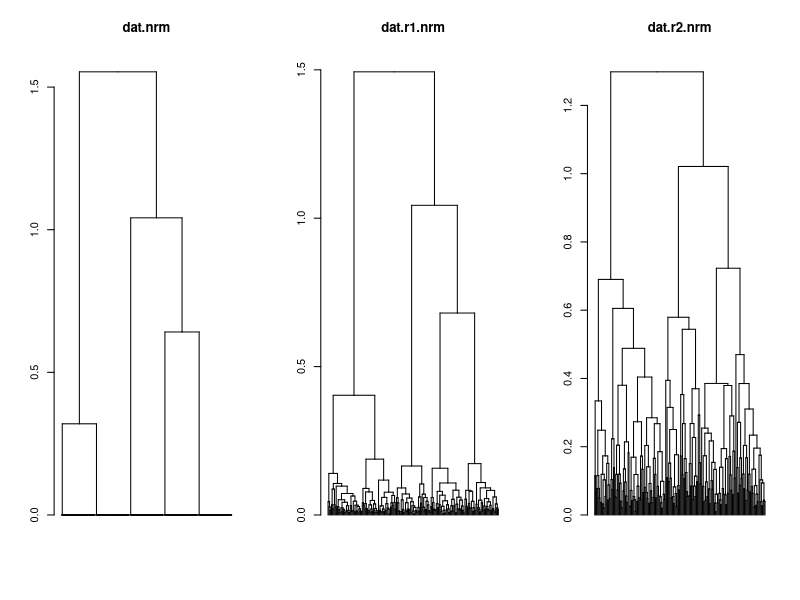
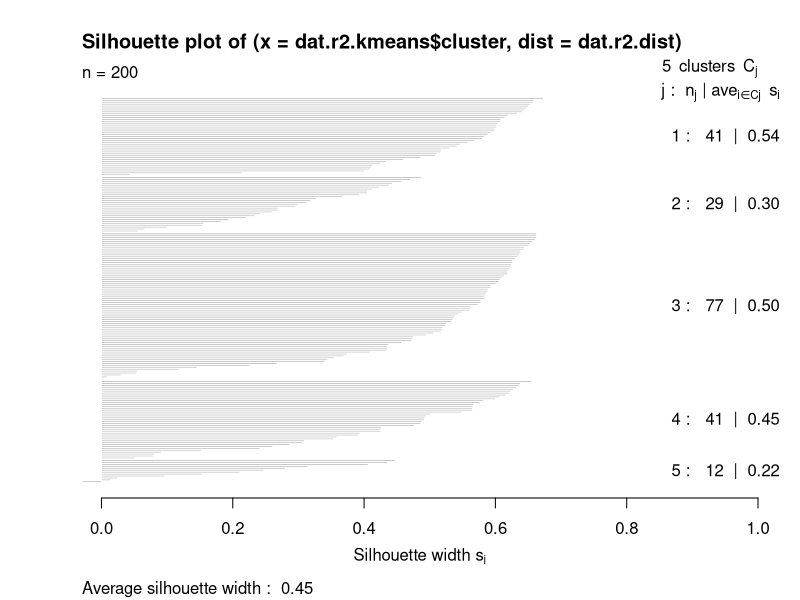
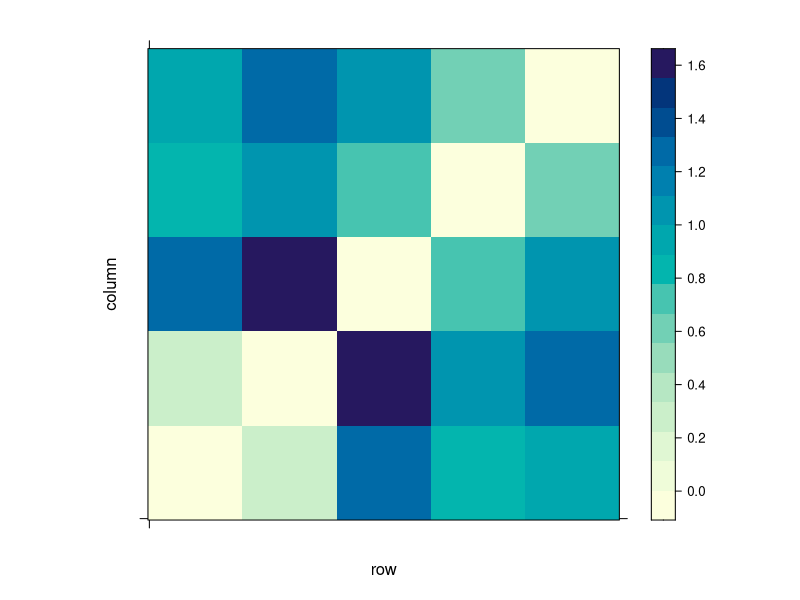
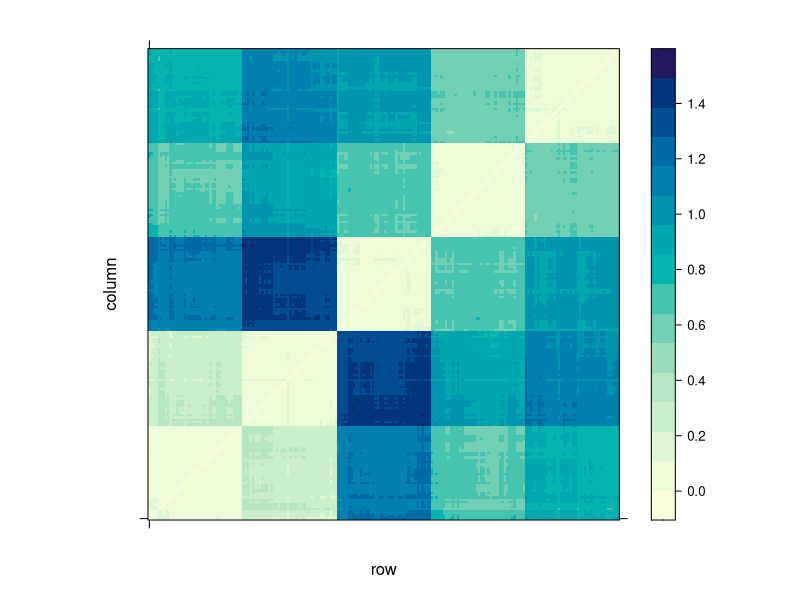
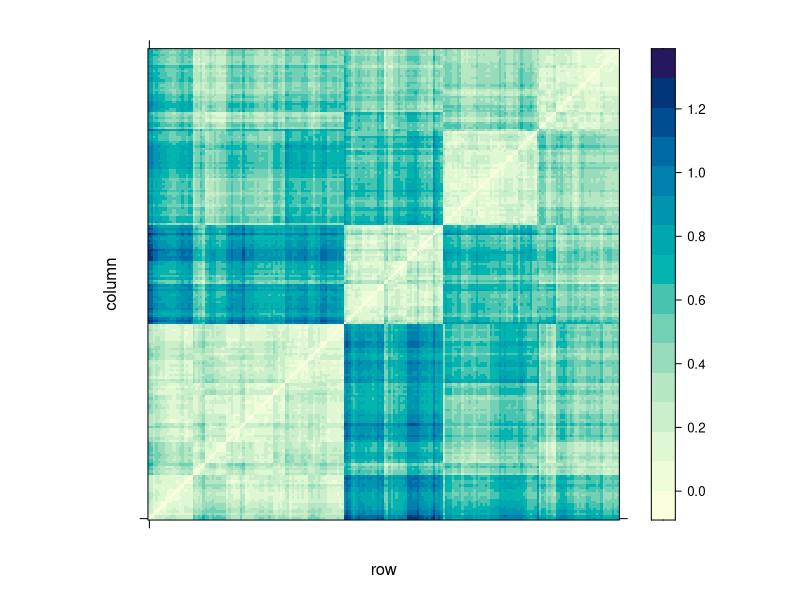
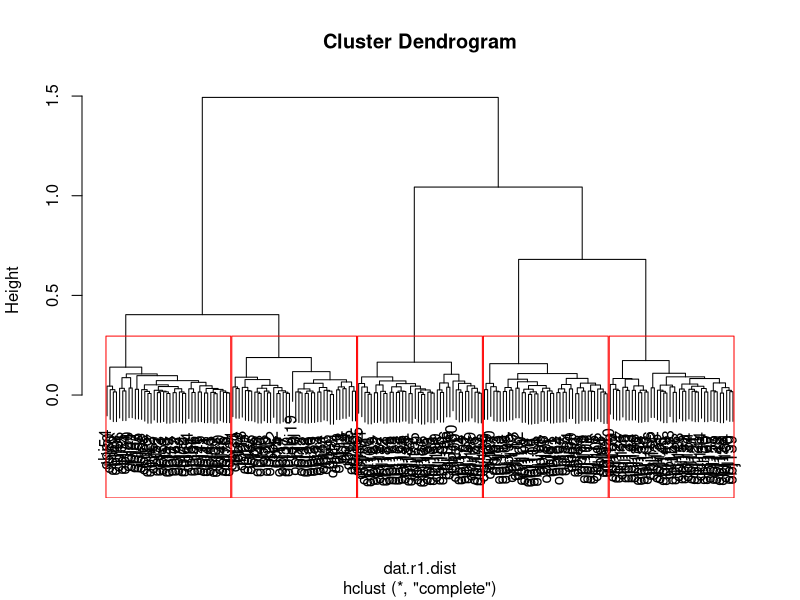

The R script that drew these images, in order:
## ---- chunk 1
library(RANN)

a <- c(rep(2,40), rep(6,40), rep(12,40), rep(19,40), rep(26,40))
b <- c(rep(3,40), rep(6,40), rep(14,120))
c <- c(rep(12,80), rep(18,40), rep(2,40), rep(30,40))
a.r1 <- a + rnorm(200, 0, 0.5)
b.r1 <- b + rnorm(200, 0, 0.5)
c.r1 <- c + rnorm(200, 0, 0.5)
a.r2 <- a + rnorm(200, 0, 3)
b.r2 <- b + rnorm(200, 0, 3)
c.r2 <- c + rnorm(200, 0, 4)
dat.clase <- c(rep("a",40), rep("b",40), rep("c",40), rep("d", 40),rep("e",40))

# aleatorizamos el orden de los registros (para hacerlos parecer más "reales", no es necesario)
randord <- sample(1:200, 200)
# dat es la matriz original:
dat <- as.matrix(cbind(a,b,c))
row.names(dat) <- paste0("obj", 1:200)
dat <- dat[randord,]

# dat.r1 es la matriz con ruido:
dat.r1 <- as.matrix(cbind(a.r1, b.r1, c.r1))
row.names(dat.r1) <- paste0("obj", 1:200)
dat.r1 <- dat.r1[randord,]

# dat.r2 es la matriz con más ruido:
dat.r2 <- as.matrix(cbind(a.r2, b.r2, c.r2))
row.names(dat.r2) <- paste0("obj", 1:200)
dat.r2 <- dat.r2[randord,]

# ordenamos las etiquetas de clase
dat.clase <- dat.clase[randord]

# Escalamos todos los datos entre 0 y 1 para simplificar los pasos que siguen
esc01 <- function(x) { (x - min(x)) / (max(x) - min(x))}
dat.nrm <- apply(dat, 2, esc01)
dat.r1.nrm <- apply(dat.r1, 2, esc01)
dat.r2.nrm <- apply(dat.r2, 2, esc01)

dat.nrm.dist <- dist(dat.nrm)
dat.clus <- hclust(dat.nrm.dist)
dat.r1.dist <- dist(dat.r1.nrm)
dat.r1.clus <- hclust(dat.r1.dist)
dat.r2.dist <- dist(dat.r2.nrm)
dat.r2.clus <- hclust(dat.r2.dist)

par(mfrow=c(1,3))
plot( as.dendrogram( dat.clus ), leaflab="none", main="dat.nrm")
plot( as.dendrogram( dat.r1.clus ), leaflab="none",
      main="dat.r1.nrm")
plot( as.dendrogram( dat.r2.clus ), leaflab="none",
      main="dat.r2.nrm")
par(mfrow=c(1,1))
## ---- chunk 2
cant.muestras <- 20
rnd.pts <- cbind(runif(cant.muestras, 0, 1),
runif(cant.muestras, 0, 1),
runif(cant.muestras, 0, 1))

smp <- sample(nrow(dat.nrm), 20)
smp.dat <- dat.nrm[smp,]
smp.r1 <- dat.r1.nrm[smp,]
smp.r2 <- dat.r2.nrm[smp,]

# calculo de las distancias al vecino más cercano para los datos reales
smp.pts.dist <- nn2(as.data.frame(dat.nrm), as.data.frame(smp.dat),
k=2)$nn.dist[,2]
# calculo de las distancias al vecino más cercano para datos al azar
rnd.pts.dist <- nn2(as.data.frame(dat.nrm), as.data.frame(rnd.pts),
k=1)$nn.dists
# calculo del estadistico
sum(smp.pts.dist) / (sum(smp.pts.dist) + sum(rnd.pts.dist))
## ---- chunk 3
smp.pts.dist <- nn2(as.data.frame(dat.r1.nrm), as.data.frame(smp.r1),
k=2)$nn.dist[,2]
rnd.pts.dist <- nn2(as.data.frame(dat.r1.nrm), as.data.frame(rnd.pts),
k=1)$nn.dists
sum(smp.pts.dist) / (sum(smp.pts.dist) + sum(rnd.pts.dist))
## ---- chunk 4
smp.pts.dist <- nn2(as.data.frame(dat.r2.nrm), as.data.frame(smp.r2),
k=2)$nn.dist[,2]
rnd.pts.dist <- nn2(as.data.frame(dat.r2.nrm), as.data.frame(rnd.pts),
k=1)$nn.dists
sum(smp.pts.dist) / (sum(smp.pts.dist) + sum(rnd.pts.dist))
## ---- chunk 5
dat.kmeans <- kmeans(dat.nrm, centers=5)
head(dat.kmeans$cluster)
dat.conf <- table(dat.kmeans$cluster, dat.clase, dnn = c("cluster",
"clase"))
dat.conf
## ---- chunk 6
dat.r2.kmeans <- kmeans(dat.r2.nrm, centers=5)
dat.r2.conf <- table(dat.r2.kmeans$cluster, dat.clase, dnn =c("cluster", "clase"))
dat.r2.conf
## ---- chunk 7
dat.r2.kmeans.mal.1 <- kmeans(dat.r2.nrm, centers=2)
dat.r2.mal.1.conf <- table(dat.r2.kmeans.mal.1$cluster, dat.clase, dnn
= c("cluster", "clase"))
dat.r2.mal.1.conf
## ---- chunk 8
dat.r2.kmeans.mal.2 <- kmeans(dat.r2.nrm, centers=10)
dat.r2.mal.2.conf <- table(dat.r2.kmeans.mal.2$cluster, dat.clase, dnn
= c("cluster", "clase"))
dat.r2.mal.2.conf
## ---- chunk 9
#Funcion de Van Dongen en R
vdn <- function(matconf){
 n2 <- 2 * sum(matconf)
 sum.i <- sum(apply(matconf,1,max))
 sum.j <- sum(apply(matconf,2,max))
 max.i <- max(rowSums(matconf))
 max.j <- max(colSums(matconf))
 vd.n <- (n2 - sum.i - sum.j) / (n2-max.i-max.j)
 return(vd.n)
}
## ---- chunk 10
vdn(dat.r2.conf)
vdn(dat.r2.mal.1.conf)
vdn(dat.r2.mal.2.conf)
## ---- chunk 11
ds1.n.clases <- c(55, 58, 51, 59, 49, 50)
ds2.n.clases <- c(5, 17, 62, 30, 128, 80)
cv.ds1.n.clases <- sd(ds1.n.clases) / mean(ds1.n.clases)
cv.ds1.n.clases
## [1] 0.07963886
cv.ds2.n.clases <- sd(ds2.n.clases) / mean(ds2.n.clases)
cv.ds2.n.clases
## [1] 0.8563864
## ---- chunk 12
library(cluster)
dat.r2.kmeans.sil <- silhouette(dat.r2.kmeans$cluster, dat.r2.dist)
# salida tabulada:
summary(dat.r2.kmeans.sil)
## ---- chunk 13
summary(dat.r2.kmeans.sil)$clus.avg.widths
plot(silhouette(dat.r2.kmeans$cluster, dat.r2.dist))
## ---- chunk 14
library(lattice)
levelplot(as.matrix(dat.nrm.dist)[dat.clus$order, dat.clus$order],
scales=list(y=list(at=c(1),labels=""), x=list(at=c(1),labels="")))
## ---- chunk 15
levelplot(as.matrix(dat.r1.dist)[dat.r1.clus$order, dat.r1.clus$order],
scales=list(y=list(at=c(1),labels=""), x=list(at=c(1),labels="")))
## ---- chunk 16
levelplot(as.matrix(dat.r2.dist)[dat.r2.clus$order, dat.r2.clus$order],
scales=list(y=list(at=c(1),labels=""), x=list(at=c(1),labels="")))
## ---- chunk 17
cor(dist(dat.nrm), cophenetic(dat.clus))
cor(dist(dat.r1.nrm), cophenetic(dat.r1.clus))
## ---- chunk 18
dat.r.clus.gr <- cutree(dat.r1.clus, h=0.3)
plot(dat.r1.clus)
rect.hclust(dat.r1.clus, h=0.3, border="red")
## ---- chunk 19
table(dat.r.clus.gr, dat.clase)
